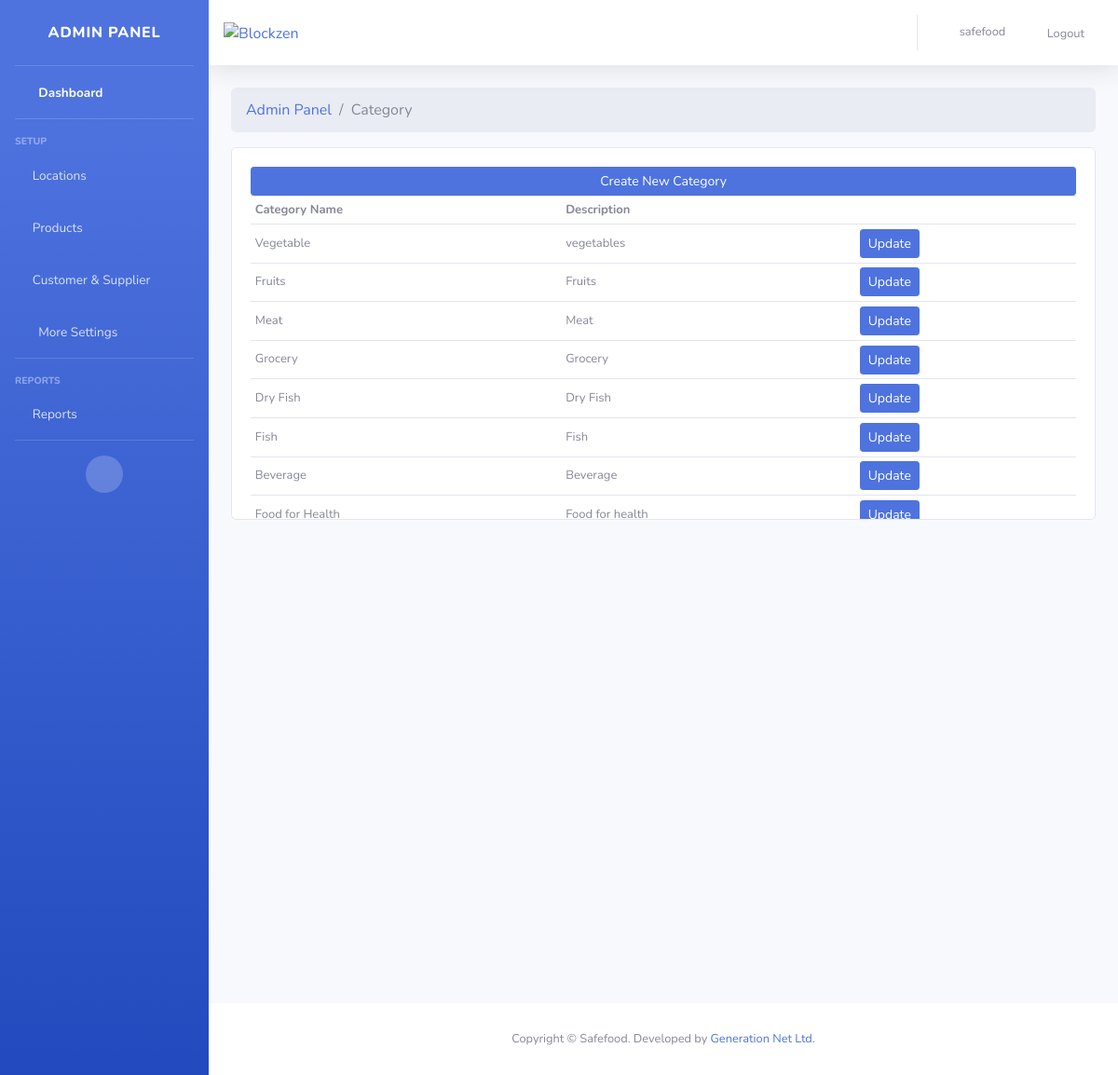
Screenshot of /category (signed in) with the database file from the repository.
### store/models.py (models this page shows, shortened)
class Category(models.Model):
    categoryname = models.CharField(max_length= 200, null= False, blank= False)
    categorydesc = models.CharField(max_length=500, null= True, blank= True)
    categoryimage = models.ImageField(null= True, blank = True)
    creationdate = models.DateTimeField(auto_now_add=True, blank = True)
    createdby = models.ForeignKey(User, on_delete=models.CASCADE, null = True, blank = True)

### adminpanel/decorators.py (the view)
    def wrapper_func(request, *args, **kwargs):
        group = None
        if request.user.groups.exists():
            group = request.user.groups.all()[0].name
        if group == 'admin':
            return view_func(request, *args, **kwargs)
        else:
            return redirect('home')

### adminpanel/views.py (called while the page is built)
@login_required(login_url='login')
@admin_only
def category(request):
    headertext = 'Category'
    categories = Category.objects.all()
    context ={
        'headertext': headertext,
        'categories': categories,
    }
    return render(request, 'adminpanel/adminview.html', context)

### adminpanel/templates/adminpanel/adminview.html (shortened to what this page needs)
{% extends 'adminpanel/adminbase.html' %}
{% load static %}
{% block content %}
    <div class="container">
        <nav aria-label="breadcrumb">
            <ol class="breadcrumb">
              <li class="breadcrumb-item"><a href="{% url 'dashboard' %}">Admin Panel</a></li>
              <li class="breadcrumb-item active" aria-current="page">{{ headertext }}</li>
            </ol>
          </nav>
                <div class="card card-body" style="height:400px; overflow:auto;">
                    {% if headertext == 'Region' %}
                        <a class="btn btn-primary  btn-sm btn-block" href="{% url 'createregion' %}">Create New Region</a>
                        <table class="table table-sm">
                            <tr>
                                <th>Region Code</th>
                                <th>Region Name</th>
                                <th>Country</th>
                                <th></th>
                            </tr>
                            {% if regions %}
                                {% for i in regions %}
                                    <tr>
                                        <td style="vertical-align: middle;">{{ i.regioncode }}</td>
                                        <td style="vertical-align: middle;">{{ i.regionname }}</td>
                                        <td style="vertical-align: middle;">{{ i.countrycode }}</td>
                                        <td style="vertical-align: middle;"><a class="btn btn-sm btn-primary" href="{% url 'updateregion' i.id  %}">Update</a></td>
                                    </tr>
                                {% endfor %}
                            {% endif %}
                        </table>
                    {%  elif headertext == 'Category' %}
                    <a class="btn btn-primary  btn-sm btn-block" href="{% url 'createcategory' %}">Create New Category</a>
                    <table class="table table-sm">
                        <tr>
                            <th>Category Name</th>
                            <th>Description</th>
                            <th></th>
                        </tr>
                        {% if categories %}
                            {% for cat in categories %}
                                <tr>
                                    <td style="vertical-align: middle;">{{ cat.categoryname }}</td>
                                    <td style="vertical-align: middle;">{{ cat.categorydesc }}</td>
                                    <td style="vertical-align: middle;"><a class="btn btn-sm btn-primary" href="{% url 'updatecategory' cat.id %}">Update</a></td>
                                </tr>
                            {% endfor %}
                        {% endif %}
                    </table>
                    {% endif %}
                </div>
    </div>
{% endblock %}

### adminpanel/templates/adminpanel/sidemenu.html (shortened to what this page needs)
{% load static %}
<nav class="navbar navbar-expand navbar-light bg-white topbar mb-4 static-top shadow">
    <a class="site-logo" href="{% url 'home' %}">
      <img style="height: 50px;" src="{% static 'images/logo/safefood.png' %}" alt="Blockzen">
    </a>
    <ul class="navbar-nav ml-auto">
      <li class="nav-item dropdown no-arrow">
        <a class="nav-link dropdown-toggle" href="#" id="userDropdown" role="button" data-toggle="dropdown" aria-haspopup="true" aria-expanded="false">
          <i class="fa fa-user"></i> &nbsp;
          <span class="mr-2 d-none d-lg-inline text-gray-600 small">{{ request.user }}</span>
        </a>
      </li>
      <li class="nav-item dropdown no-arrow">
        <a class="nav-link dropdown-toggle" href="{% url 'logout' %}">
          <div> <i class="fas fa-sign-out-alt"></i><span class="mr-2 d-none d-lg-inline text-gray-600 small">Logout</span>
          </div>
      </a>
      </li>
    </ul>
  </nav>

### adminpanel/templates/adminpanel/adminbase.html (style rules this page uses)
th, td { font-size: small; }

### rows the page displays
Category: categoryname "Vegetable", categorydesc "vegetables"
Category: categoryname "Fruits", categorydesc "Fruits"
Category: categoryname "Meat", categorydesc "Meat"
Category: categoryname "Grocery", categorydesc "Grocery"
Category: categoryname "Dry Fish", categorydesc "Dry Fish"
Category: categoryname "Fish", categorydesc "Fish"
Category: categoryname "Beverage", categorydesc "Beverage"
Category: categoryname "Food for Health", categorydesc "Food for health"

### other values shown
{{ request.user }} "safefood"
{{ headertext }} "Category"
